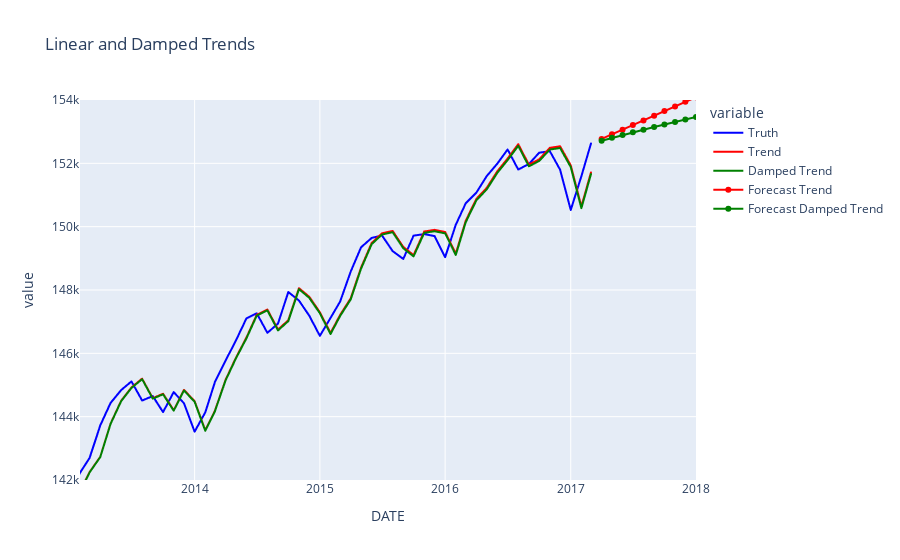

Notebook source saved alongside this figure:
### Code cell
import plotly.graph_objects as go

# Plotting our data

smoothData = pd.DataFrame([employment.values, trend.fittedvalues.values, dampedTrend.fittedvalues.values]).T
smoothData.columns = ['Truth', 'Trend', 'Damped Trend']
smoothData.index = employment.index

fig = px.line(smoothData, y = ['Truth', 'Trend', 'Damped Trend'], 
        x = smoothData.index,
        color_discrete_map={"Truth": 'blue',
                           'Trend': 'red',
                            'Damped Trend': 'green'
                           },
              title='Linear and Damped Trends'
       )

fig.update_xaxes(range=[smoothData.index[-50], forecast_t.index[-1]])
fig.update_yaxes(range=[142000, 154000])


# Incorporating the Forecasts

fig.add_trace(go.Scatter(x=forecast_t.index, y = forecast_t.values, name='Forecast Trend', line={'color':'red'}))
fig.add_trace(go.Scatter(x=forecast_dt.index, y = forecast_dt.values, name='Forecast Damped Trend', line={'color':'green'}))

### Figure 1 — Plotly figure (JSON) as saved in the notebook; plotly's stock layout.template omitted (floating-point values rounded to 4 significant figures; data arrays with more than 128 entries replaced by an {"elided": "..."} marker saying what was removed)
{"data": [{"hovertemplate": "variable=Truth<br>DATE=%{x}<br>value=%{y}<extra></extra>", "legendgroup": "Truth", "line": {"color": "blue", "dash": "solid"}, "marker": {"symbol": "circle"}, "mode": "lines", "name": "Truth", "showlegend": true, "type": "scattergl", "x": {"elided": "831 str values"}, "xaxis": "x", "y": {"elided": "831 int values"}, "yaxis": "y"}, {"hovertemplate": "variable=Trend<br>DATE=%{x}<br>value=%{y}<extra></extra>", "legendgroup": "Trend", "line": {"color": "red", "dash": "solid"}, "marker": {"symbol": "circle"}, "mode": "lines", "name": "Trend", "showlegend": true, "type": "scattergl", "x": {"elided": "831 str values"}, "xaxis": "x", "y": {"elided": "831 float values"}, "yaxis": "y"}, {"hovertemplate": "variable=Damped Trend<br>DATE=%{x}<br>value=%{y}<extra></extra>", "legendgroup": "Damped Trend", "line": {"color": "green", "dash": "solid"}, "marker": {"symbol": "circle"}, "mode": "lines", "name": "Damped Trend", "showlegend": true, "type": "scattergl", "x": {"elided": "831 str values"}, "xaxis": "x", "y": {"elided": "831 float values"}, "yaxis": "y"}, {"line": {"color": "red"}, "name": "Forecast Trend", "type": "scatter", "x": ["2017-04-01T00:00:00", "2017-05-01T00:00:00", "2017-06-01T00:00:00", "2017-07-01T00:00:00", "2017-08-01T00:00:00", "2017-09-01T00:00:00", "2017-10-01T00:00:00", "2017-11-01T00:00:00", "2017-12-01T00:00:00", "2018-01-01T00:00:00"], "y": [152800.0, 152900.0, 153100.0, 153200.0, 153400.0, 153500.0, 153600.0, 153800.0, 153900.0, 154100.0]}, {"line": {"color": "green"}, "name": "Forecast Damped Trend", "type": "scatter", "x": ["2017-04-01T00:00:00", "2017-05-01T00:00:00", "2017-06-01T00:00:00", "2017-07-01T00:00:00", "2017-08-01T00:00:00", "2017-09-01T00:00:00", "2017-10-01T00:00:00", "2017-11-01T00:00:00", "2017-12-01T00:00:00", "2018-01-01T00:00:00"], "y": [152700.0, 152800.0, 152900.0, 153000.0, 153100.0, 153100.0, 153200.0, 153300.0, 153400.0, 153500.0]}], "layout": {"legend": {"title": {"text": "variable"}, "tracegroupgap": 0}, "title": {"text": "Linear and Damped Trends"}, "xaxis": {"anchor": "y", "domain": [0, 1], "range": ["2013-02-01T00:00:00", "2018-01-01T00:00:00"], "title": {"text": "DATE"}}, "yaxis": {"anchor": "x", "domain": [0, 1], "range": [142000, 154000], "title": {"text": "value"}}}}
